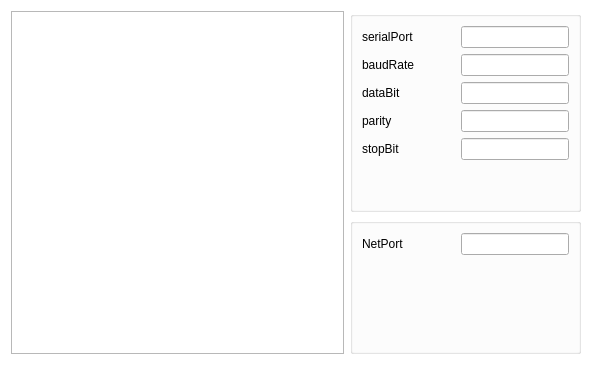
<?xml version="1.0" encoding="UTF-8"?>
<ui version="4.0">
 <class>serialServer</class>
 <widget class="QWidget" name="serialServer">
  <property name="geometry">
   <rect>
    <x>0</x>
    <y>0</y>
    <width>592</width>
    <height>365</height>
   </rect>
  </property>
  <property name="windowTitle">
   <string>serialServer</string>
  </property>
  <property name="styleSheet">
   <string notr="true">#serialServer{background-color:transparent;border:0px;}</string>
  </property>
  <layout class="QGridLayout" name="gridLayout" columnstretch="1,0">
   <item row="0" column="0" rowspan="2">
    <widget class="ElaPlainTextEdit" name="plainTextEdit_log"/>
   </item>
   <item row="0" column="1">
    <widget class="QGroupBox" name="groupBox_port">
     <layout class="QVBoxLayout" name="verticalLayout_2">
      <item>
       <layout class="QHBoxLayout" name="horizontalLayout_0" stretch="0,1,0">
        <item>
         <widget class="ElaText" name="label_port">
          <property name="text">
           <string>serialPort</string>
          </property>
         </widget>
        </item>
        <item>
         <spacer name="horizontalSpacer">
          <property name="orientation">
           <enum>Qt::Horizontal</enum>
          </property>
          <property name="sizeHint" stdset="0">
           <size>
            <width>40</width>
            <height>20</height>
           </size>
          </property>
         </spacer>
        </item>
        <item>
         <widget class="ElaLineEdit" name="lineEdit_serial_port"/>
        </item>
       </layout>
      </item>
      <item>
       <layout class="QHBoxLayout" name="horizontalLayout_1" stretch="0,1,0">
        <item>
         <widget class="ElaText" name="label_baud">
          <property name="text">
           <string>baudRate</string>
          </property>
         </widget>
        </item>
        <item>
         <spacer name="horizontalSpacer_2">
          <property name="orientation">
           <enum>Qt::Horizontal</enum>
          </property>
          <property name="sizeHint" stdset="0">
           <size>
            <width>40</width>
            <height>20</height>
           </size>
          </property>
         </spacer>
        </item>
        <item>
         <widget class="ElaLineEdit" name="lineEdit_baud_rate"/>
        </item>
       </layout>
      </item>
      <item>
       <layout class="QHBoxLayout" name="horizontalLayout_2" stretch="0,1,0">
        <item>
         <widget class="ElaText" name="label_databit">
          <property name="text">
           <string>dataBit</string>
          </property>
         </widget>
        </item>
        <item>
         <spacer name="horizontalSpacer_3">
          <property name="orientation">
           <enum>Qt::Horizontal</enum>
          </property>
          <property name="sizeHint" stdset="0">
           <size>
            <width>40</width>
            <height>20</height>
           </size>
          </property>
         </spacer>
        </item>
        <item>
         <widget class="ElaLineEdit" name="lineEdit_data_bit"/>
        </item>
       </layout>
      </item>
      <item>
       <layout class="QHBoxLayout" name="horizontalLayout_3" stretch="0,1,0">
        <item>
         <widget class="ElaText" name="label_parity">
          <property name="text">
           <string>parity</string>
          </property>
         </widget>
        </item>
        <item>
         <spacer name="horizontalSpacer_4">
          <property name="orientation">
           <enum>Qt::Horizontal</enum>
          </property>
          <property name="sizeHint" stdset="0">
           <size>
            <width>40</width>
            <height>20</height>
           </size>
          </property>
         </spacer>
        </item>
        <item>
         <widget class="ElaLineEdit" name="lineEdit_parity"/>
        </item>
       </layout>
      </item>
      <item>
       <layout class="QHBoxLayout" name="horizontalLayout_4" stretch="0,1,0">
        <item>
         <widget class="ElaText" name="label_stopbit">
          <property name="text">
           <string>stopBit</string>
          </property>
         </widget>
        </item>
        <item>
         <spacer name="horizontalSpacer_5">
          <property name="orientation">
           <enum>Qt::Horizontal</enum>
          </property>
          <property name="sizeHint" stdset="0">
           <size>
            <width>40</width>
            <height>20</height>
           </size>
          </property>
         </spacer>
        </item>
        <item>
         <widget class="ElaLineEdit" name="lineEdit_stop_bit"/>
        </item>
       </layout>
      </item>
      <item>
       <spacer name="verticalSpacer_2">
        <property name="orientation">
         <enum>Qt::Vertical</enum>
        </property>
        <property name="sizeHint" stdset="0">
         <size>
          <width>20</width>
          <height>40</height>
         </size>
        </property>
       </spacer>
      </item>
     </layout>
    </widget>
   </item>
   <item row="1" column="1">
    <widget class="QGroupBox" name="groupBox_net">
     <property name="title">
      <string/>
     </property>
     <layout class="QVBoxLayout" name="verticalLayout">
      <item>
       <layout class="QHBoxLayout" name="horizontalLayout_5" stretch="0,1,0">
        <item>
         <widget class="ElaText" name="label_net_port">
          <property name="text">
           <string>NetPort</string>
          </property>
         </widget>
        </item>
        <item>
         <spacer name="horizontalSpacer_6">
          <property name="orientation">
           <enum>Qt::Horizontal</enum>
          </property>
          <property name="sizeHint" stdset="0">
           <size>
            <width>40</width>
            <height>20</height>
           </size>
          </property>
         </spacer>
        </item>
        <item>
         <widget class="ElaLineEdit" name="lineEdit_net_port"/>
        </item>
       </layout>
      </item>
      <item>
       <widget class="ElaToggleButton" name="toggleswitch_net_open" native="true"/>
      </item>
      <item>
       <spacer name="verticalSpacer">
        <property name="orientation">
         <enum>Qt::Vertical</enum>
        </property>
        <property name="sizeHint" stdset="0">
         <size>
          <width>20</width>
          <height>40</height>
         </size>
        </property>
       </spacer>
      </item>
     </layout>
    </widget>
   </item>
  </layout>
 </widget>
 <customwidgets>
  <customwidget>
   <class>ElaToggleButton</class>
   <extends>QWidget</extends>
   <header location="global">ElaToggleButton.h</header>
   <container>1</container>
  </customwidget>
  <customwidget>
   <class>ElaText</class>
   <extends>QLabel</extends>
   <header location="global">ElaText.h</header>
  </customwidget>
  <customwidget>
   <class>ElaLineEdit</class>
   <extends>QLineEdit</extends>
   <header location="global">ElaLineEdit.h</header>
  </customwidget>
  <customwidget>
   <class>ElaPlainTextEdit</class>
   <extends>QPlainTextEdit</extends>
   <header location="global">ElaPlainTextEdit.h</header>
  </customwidget>
 </customwidgets>
 <resources/>
 <connections/>
</ui>
